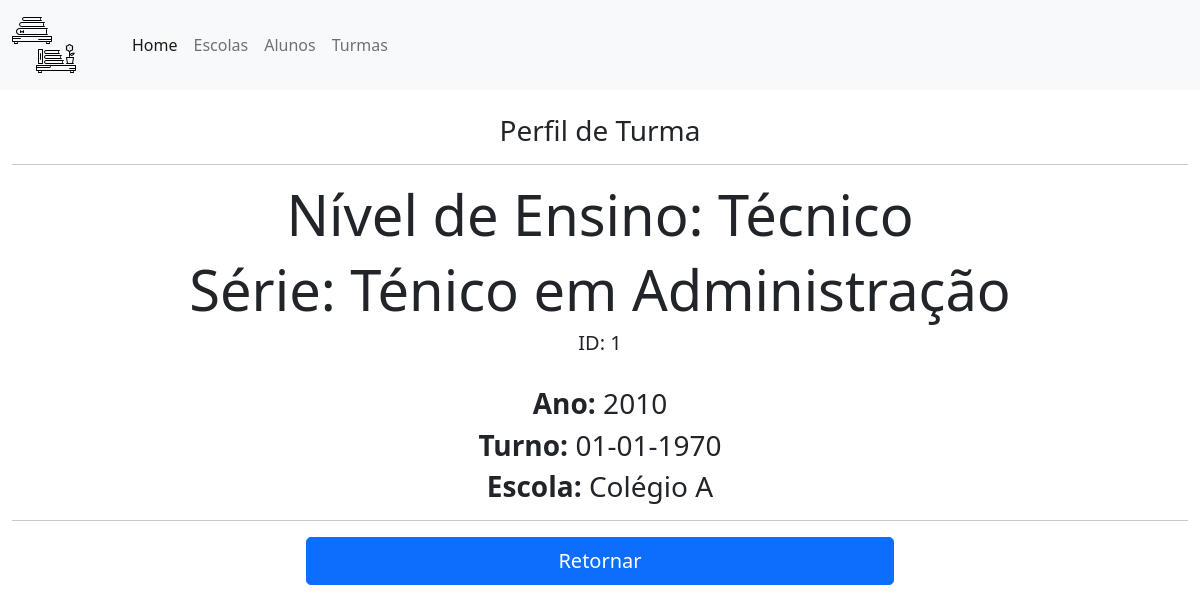
/View/pages/verTurma.php?idTurma=1, run on an earlier commit of the app's database.
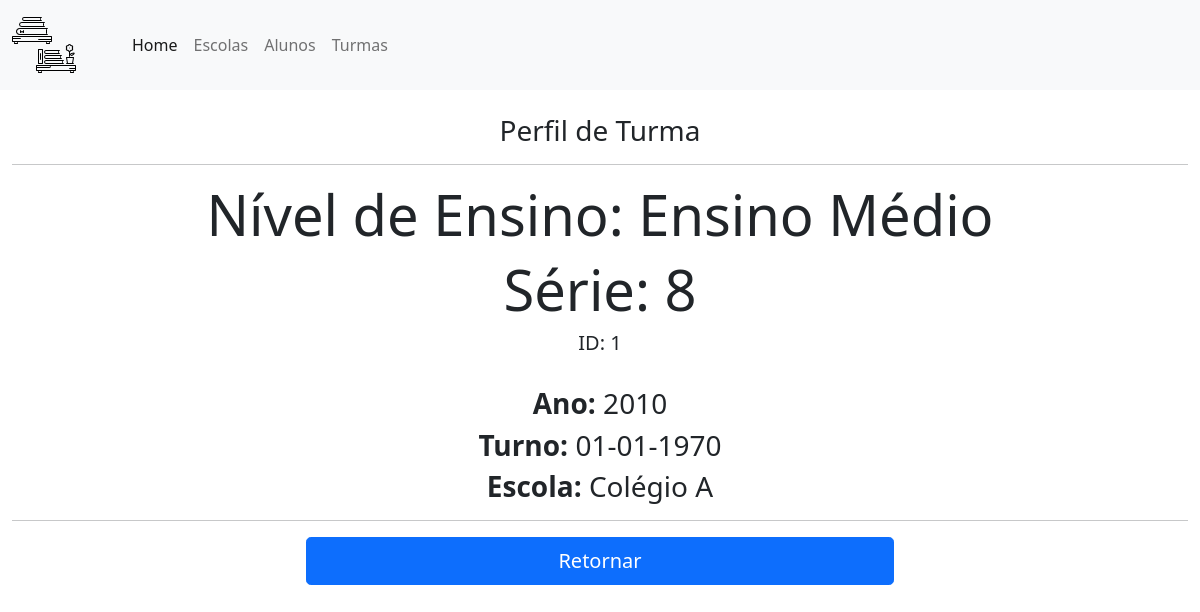
And on a later commit of the database.
### tables this page shows
CREATE TABLE IF NOT EXISTS tb_turma (  
    idTurma int(11) NOT NULL AUTO_INCREMENT,
    ano YEAR NOT NULL,
    nivel VARCHAR(64) NOT NULL,
    serie VARCHAR(64) NOT NULL,
    turno VARCHAR(32) NOT NULL,
    idEscola int(11) NOT NULL,
    PRIMARY KEY (idTurma),
    FOREIGN KEY (idEscola) REFERENCES tb_escola(idEscola)
)DEFAULT CHARSET=utf8;

CREATE TABLE IF NOT EXISTS tb_escola (  
    idEscola int(11) NOT NULL AUTO_INCREMENT,
    nome VARCHAR(128) NOT NULL,
    endereco VARCHAR(256) DEFAULT NULL,
    situacao VARCHAR(32) NOT NULL,
    PRIMARY KEY (idEscola)
)DEFAULT CHARSET=utf8;

### Controller/BD.php (called while the page is built, shortened)
<?php
class BD_teste
{
    private $database = "db_teste";
    private $host = "localhost";
    private $user = "root";
    private $senha_user = "";
    private $conn;
    private $tables = array('aluno'=>'.tb_aluno','escola'=>'.tb_escola', 'turma'=>'.tb_turma', 'alunoturma'=>'.tb_AlunoTurma');
    public function __construct()
    {
        $this->conn = new PDO("mysql:dbname=$this->database;host=$this->host", "$this->user", "$this->senha_user");
    }
    public function searchExactlyEscola($busca, $atr)
    {
        $stmt = $this->conn->prepare(
            "SELECT * FROM ".$this->database.$this->tables['escola'].
            " WHERE $atr = '$busca'"
        );
        $stmt->execute();
        $results = $stmt->fetchAll(PDO::FETCH_ASSOC);
        return $results;
    }
    public function searchExactlyTurma($busca, $atr)
    {
        $stmt = $this->conn->prepare(
            "SELECT * FROM ".$this->database.$this->tables['turma'].
            " WHERE $atr = '$busca'"
        );
        $stmt->execute();
        $results = $stmt->fetchAll(PDO::FETCH_ASSOC);
        return $results;
    }
}

### View/pages/verTurma.php (the view, shortened to what this page needs)
<?php
$icon_aba = "../imgs/icons/icon_aba.png";
$link_home = '../../index.php';
$link_escolaPagina = './escolaPagina.php';
$link_alunoPagina = './alunoPagina.php';
$link_turmaPagina = './turmaPagina.php';
?>
<?php require_once '../header.php'; ?>
<?php
require_once '../../Controller/BD.php';
$bd = new BD_teste();
$results = $bd->searchExactlyTurma($_GET['idTurma'], "idTurma")[0];
$escolaTurma = $bd->searchExactlyEscola($results['idEscola'], 'idEscola')[0];
?>
<div class="container-fluid" style="width:100%; justify-content: center; text-align: center; ">
    <div>
        <br />
        <h3>Perfil de Turma</h3>
        <hr />
        <div class="jumbotron jumbotron-fluid">
            <div class="container">
                <h1 class="display-4"><strong>Nível de Ensino: </strong><?php echo $results['nivel']; ?></h1>
                <h1 class="display-4"><strong>Série: </strong><?php echo $results['serie']; ?></h1>
                <h3 class="lead"><strong>ID: </strong> <?php echo $results['idTurma']; ?></h3>
                <br />
                <h3><strong>Ano: </strong> <?php echo $results['ano']; ?></h3>
                <h3><strong>Turno: </strong> <?php echo date('d-m-Y', strtotime($results['turno'])); ?></h3>
                <h3><strong>Escola: </strong> <?php echo $escolaTurma['nome']; ?></h3>
            </div>
        </div>
        <hr />
        <div class="d-grid gap-2 col-6 mx-auto">
            <a href=<?php echo $link_turmaPagina ?> class="btn btn-primary btn-lg">Retornar</a>
        </div>
    </div>
</div>
<?php require_once '../footer.php'; ?>

### View/header.php (shortened to what this page needs)
<!DOCTYPE html>
<html lang="pt-br">
<head>
    <link href="https://cdn.jsdelivr.net/npm/bootstrap@5.0.1/dist/css/bootstrap.min.css" rel="stylesheet">
</head>
<body>
    <nav class="navbar navbar-expand-lg navbar-light bg-light">
        <div class="container-fluid">
            <a class="navbar-brand" href=<?php echo $link_home ?>><img src=<?php echo $icon_aba ?> />
                <div class="collapse navbar-collapse" id="navbarNavAltMarkup">
                    <div class="navbar-nav">
                        <a class="nav-link active" aria-current="page" href=<?php echo $link_home ?>>Home</a>
                        <a class="nav-link" href=<?php echo $link_escolaPagina ?>>Escolas</a>
                        <a class="nav-link" href=<?php echo $link_alunoPagina ?>>Alunos</a>
                        <a class="nav-link" href=<?php echo $link_turmaPagina ?>>Turmas</a>
                    </div>
                </div>
        </div>
    </nav>

### View/footer.php (shortened to what this page needs)
</body>
</html>

What changed in the data, as far as the page shows it:
changed tb_turma id 1: nivel "Técnico" → "Ensino Médio"; serie "Ténico em Administração" → "8"
